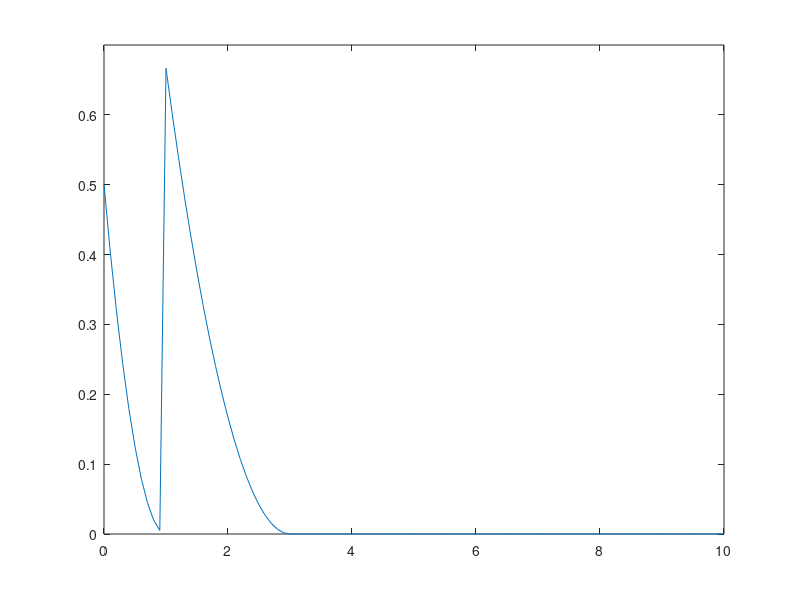

Here is the MATLAB script that generated this plot: (Note: this script raises an error after producing the figure.)
S = 3;
t_knot = linspace(0,10,11)';
t_knot(3) = [];
t_knot(5) = [];

t = linspace(0,10,101)';

% if S == 3
%     addpath('./cubic_splines');
%     spline = @(t) cspline(t);
%     spline_t = @(t) cspline_t(t);
%     spline_tt = @(t) cspline_tt(t);
%     spline_ttt = @(t) cspline_ttt(t);
% elseif S == 5
%     addpath('./quintic_splines');
%     spline = @(t) qspline(t);
%     spline_t = @(t) qspline_t(t);
%     spline_tt = @(t) qspline_tt(t);
%     spline_ttt = @(t) qspline_ttt(t);
% else
%     disp('Whoops! I only know how to deal with splines of order 3 and 5.')
%     return;
% end

% Now we need to add knot points past the beginning and end.
%
% M is given as the number of splines on the interval [t(1), t(end)]. We
% need to add extra splines before an after this, depending on order of the
% spline.
pre_knots = t_knot(1) + (t_knot(2)-t_knot(1))*(-floor(S/2):-1)';
post_knots = t_knot(end) + (t_knot(end)-t_knot(end-1))*(1:floor(S/2))';
t_knot = [pre_knots; t_knot; post_knots];
dt_knot = diff(t_knot);

% numer of knots
M = length(t_knot);

% number of collocation points
N = length(t);

% Rows are the N collocation points
% Columns are the M splines
X = zeros(N,M);
for t_i=1:N % loop through all N collocation points
    i = find(t(t_i)<t_knot,1,'first')-1;
    if isempty(i)
        i = M;
    end
    
    delta_r = zeros(S,1);
    delta_l = zeros(S,1);
    b = zeros(S,1); b(1) = 1;
    
    for j=1:(S-1) % loop through splines of increasing order
        if (i+1-j) < 1 || i+j > M
            continue;
        end
       delta_r(j) = t_knot(i+j) - t(t_i);
       delta_l(j) = t(t_i) - t_knot(i+1-j);
       
       saved = 0;
       for r=1:j % loop through the nonzero splines
           term = b(r)/(delta_r(r) + delta_l(j+1-r));
           b(r) = saved + delta_r(r)*term;
           saved = delta_l(j+1-r)*term;
       end
       b(j+1) = saved;
    end
    
    indices = max(1,i-S+1):i;
    X(t_i,indices) = b(1:length(indices));
    
end

k=1;
figure, plot(t,X(:,k)),ylim([min(X(:,k))*1.05 max(X(:,k))*1.05]),vlines(t_knot,'g--')

figure
plot(t,X)
ylim([min(min(X))*1.05 max(max(X))*1.05])
vlines(t_knot,'g--')
